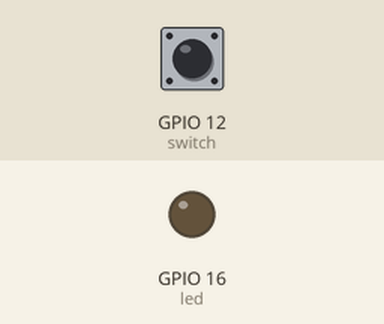
Recording of a program running on a simulated Raspberry Pi (BCM pin numbers). On the bench: output pins drawn as LEDs (lit = HIGH). Dashed ring = blinking. The test bench sets the inputs (shaded band); at power-on: GPIO 12 (switch) HIGH.

Above: at 1.2 s.
1.3 s: GPIO 12 (switch) pulled LOW for 1 s
At 2.8 s:
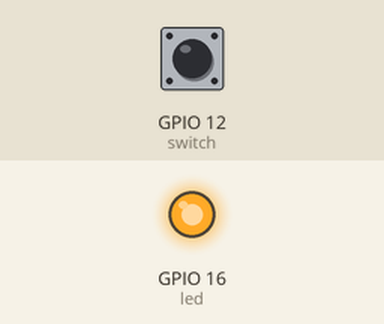
3.8 s: GPIO 12 (switch) pulled LOW for 0.15 s
At 5.2 s:
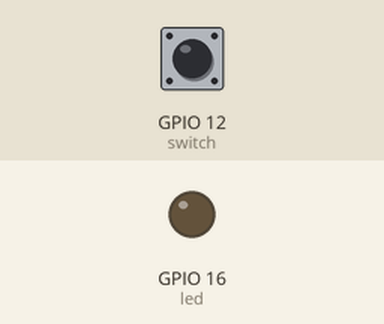
5.5 s: GPIO 12 (switch) pulled LOW for 3.2 s
At 5.8 s:
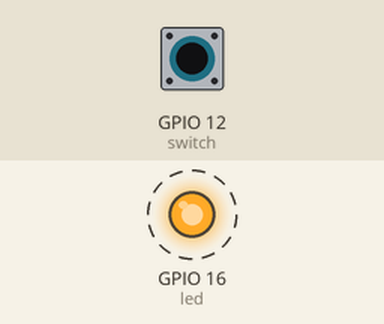
Timing chart, 0 to 10.2 s (numbered marks = the images above; inputs shaded):
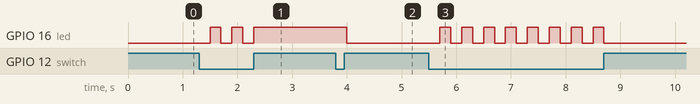

Measured:
- after the input at 1.3 s, GPIO 16 (led): alternates HIGH for 0.20 s and LOW for 0.20 s, 5 changes in all, then stays HIGH, starting after 0.20 s
- after the input at 3.8 s, GPIO 16 (led): HIGH → LOW after 0.20 s
- after the input at 5.5 s, GPIO 16 (led): alternates HIGH for 0.20 s and LOW for 0.20 s, 16 changes in all, then stays LOW, starting after 0.20 s

The program:

led_switch.py
```python
import RPi.GPIO as GPIO
import time

led = 16
switch = 12

GPIO.setmode(GPIO.BCM)
GPIO.setup(led, GPIO.OUT)
GPIO.setup(switch, GPIO.IN, pull_up_down = GPIO.PUD_UP)

count = 0
while True:
	input_state = GPIO.input(switch)
	if input_state == False:
		count += 1
		time.sleep(0.2)
	if count%2 == 0:
		GPIO.output(led, 0)
	else:
		GPIO.output(led, 1)
```
